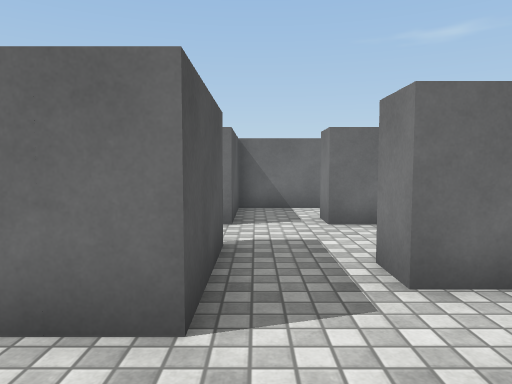
[1] (above)

17 first-person views from a walk through a 3-D level made in the Unity game engine. The camera is 1.2 m above the floor, tilts 4° down and sees 70° across. The floor is counted in squares, 1 m on a side. Each view is taken from the middle of a square. On the plan, view 1 faces up. The plan holds only what a view shows up to about 15 squares ahead; the rest is blank. The player character is not drawn. Surface patterns are stand-ins for the level's own textures.

[2]
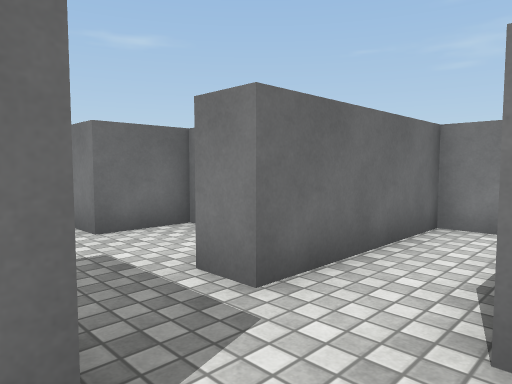

[3]
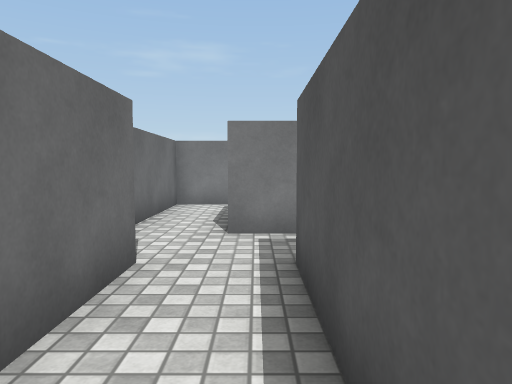

[4]
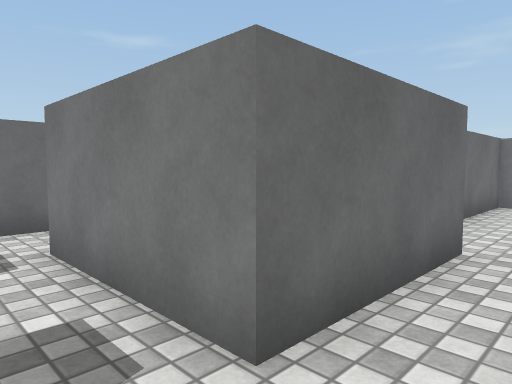

[5]
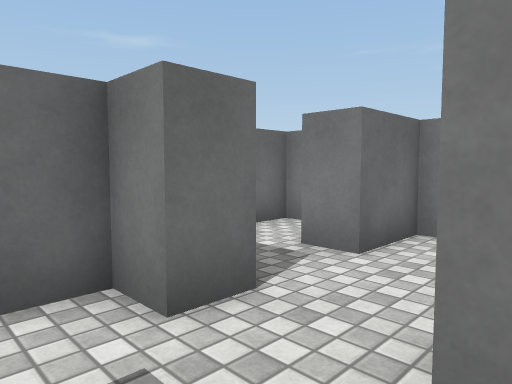

[6]
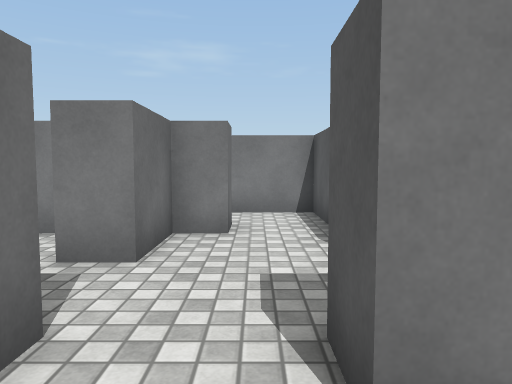

[7]
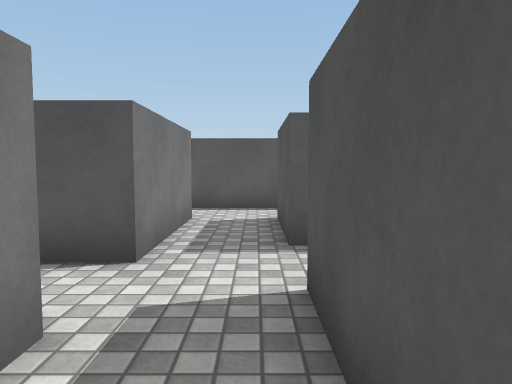

[8]
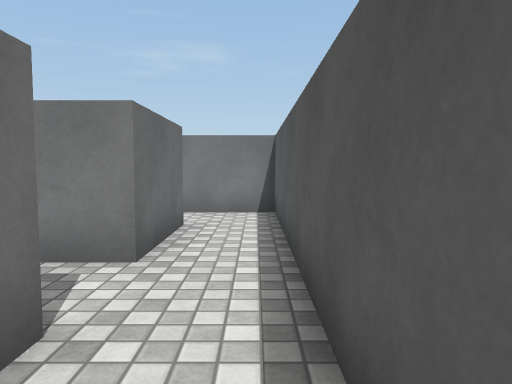

[9]
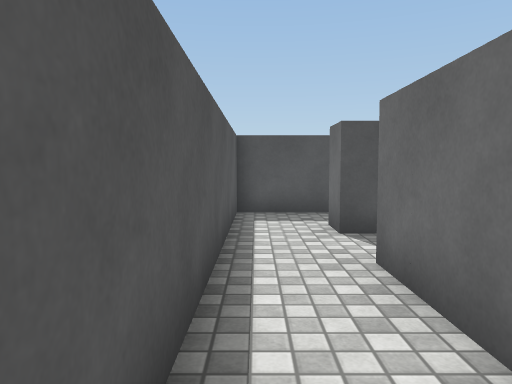

[10]
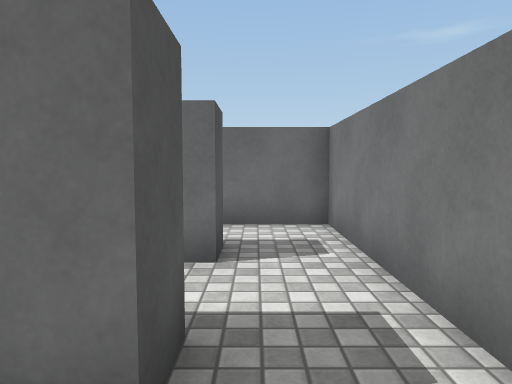

[11]
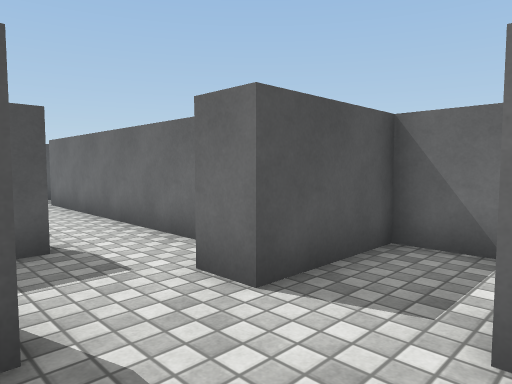

[12]
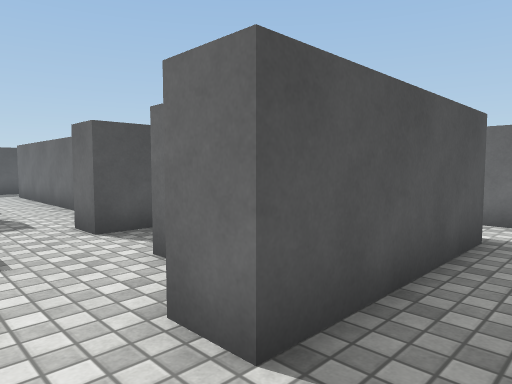

[13]
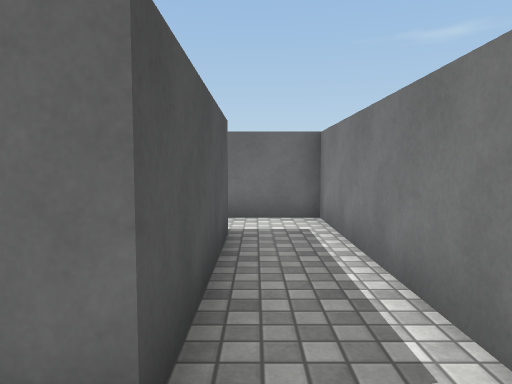

[14]
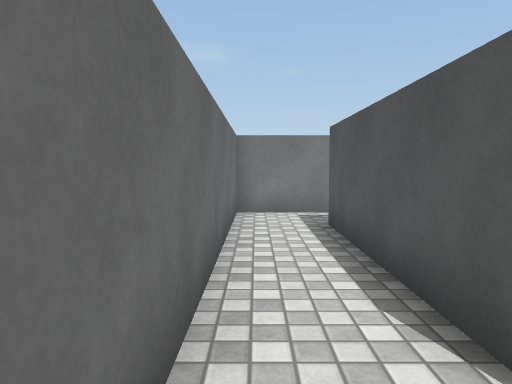

[15]
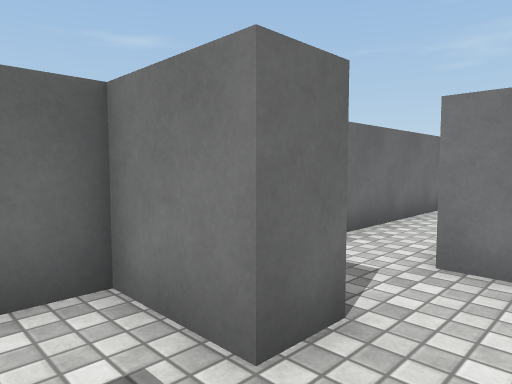

[16]
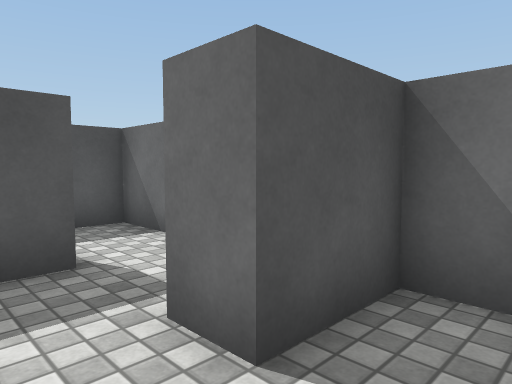

[17]
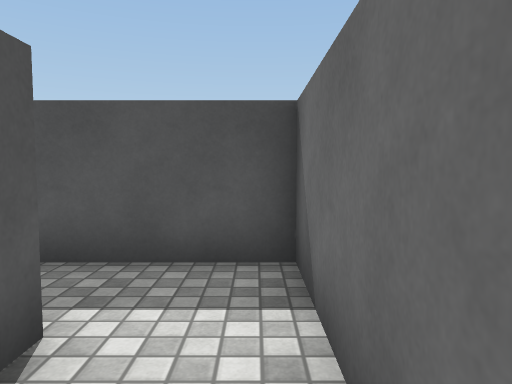

### Floor plan
Points are (right, up) in squares from view 1. A wall is a line through its corners. A room is listed if a view was taken in it or the views show most of it. See-through windows are left out.
Room 1 (view 1)
walls: (4.5, 1.5) (4.5, 0.5); (1.5, -0.5) (1.5, 1.5) (2.8, 1.5); (6.5, 0.6) (6.5, 3.5) (1.5, 3.5); (-0.5, 0.5) (-0.5, -0.4); (-0.5, 3.5) (-0.5, 2.5)
ways out: opening at (-1, 1.5) to room 2; opening at (0.5, 4) to room 4; opening at (0.5, 0) to room 5; opening at (5.5, 1) to room 7
Room 2 (views 2, 5, 6)
walls: (-1.5, 4.9) (-1.5, 5.5); (-0.5, 2.5) (-1.5, 2.5); (-3.5, 6.6) (-3.5, 6); (-1.5, 7.5) (-1.5, 8.5) (-3.5, 8.5); (-3.4, 0.5) (-0.5, 0.5)
ways out: opening at (-1, 1.5) to room 1; opening at (-4, 1.5) to room 3; opening at (-4, 7.5) to room 3; opening at (-1, 6.5) to room 4
objects: other object (-3, 3) to (-2, 3)
Room 3 (views 3, 4)
walls: (-4.5, 5.5) (-4.5, 6.5); (-3.5, 8.5) (-10.5, 8.5); (-3.5, 2.5) (-4.5, 2.5) (-4.5, 3.5); (-4.4, 0.5) (-3.4, 0.5)
ways out: opening at (-4, 1.5) to room 2; opening at (-4, 7.5) to room 2; opening at (-5.5, 3); opening at (-5.5, 6)
Room 4 (views 7, 11)
walls: (3.5, 6.5) (3.5, 7.5); (-1.5, 5.5) (-0.5, 5.5) (-0.5, 3.5); (1.5, 3.5) (1.5, 4.5); (3.5, 9.5) (3.5, 10.5) (-0.5, 10.5) (-0.5, 7.5) (-1.5, 7.5)
ways out: opening at (0.5, 4) to room 1; opening at (-1, 6.5) to room 2; opening at (4, 5.5) to room 6
objects: other object (2, 8) to (3, 8)
Room 5 (views 8, 9, 10)
walls: (4.5, -2.5) (1.5, -2.5) (1.5, -0.5); (-3.5, -2) (-3.5, -4.5) (6.1, -4.5); (6.5, -4.6) (6.5, -2.4)
ways out: opening at (0.5, 0) to room 1; opening at (5.5, -2) to room 7
objects: other object (-1, -2) to (-1, -1)
Room 6 (views 12, 13, 14, 15, 16, 17)
walls: (-1, 11.5) (4.5, 11.5) (4.5, 6.5) (3.5, 6.5); (-1.5, 10.8) (-1.5, 11.5); (4.5, 4.5) (6.5, 4.5) (6.5, 13.5) (-9.5, 13.5) (-9.5, 10.2)
ways out: opening at (4, 5.5) to room 4
objects: other object (-7, 10) to (-7, 11); other object (-4, 12) to (-4, 13)
Room 7 (no view inside)
walls: (4.5, -1.5) (4.5, -2.5); (4.5, 0.5) (4, 0.5); (6.5, -2.4) (6.5, 0.6)
ways out: opening at (5.5, 1) to room 1; opening at (5.5, -2) to room 5

Positions as (right, up) in squares from view 1, and headings:
1: (0, 0), facing up
2: (-1, 1), facing up-right
3: (-5, 1), facing right
4: (-6, 1), facing up-right
5: (-3, 5), facing up-right
6: (-3, 6), facing right
7: (0, 6), facing down
8: (-3, -4), facing right
9: (6, -4), facing left
10: (5, -4), facing up
11: (2, 5), facing up-left
12: (6, 5), facing up-left
13: (5, 5), facing up
14: (-3, 13), facing right
15: (-6, 10), facing up-right
16: (-2, 10), facing up-left
17: (-5, 13), facing left
